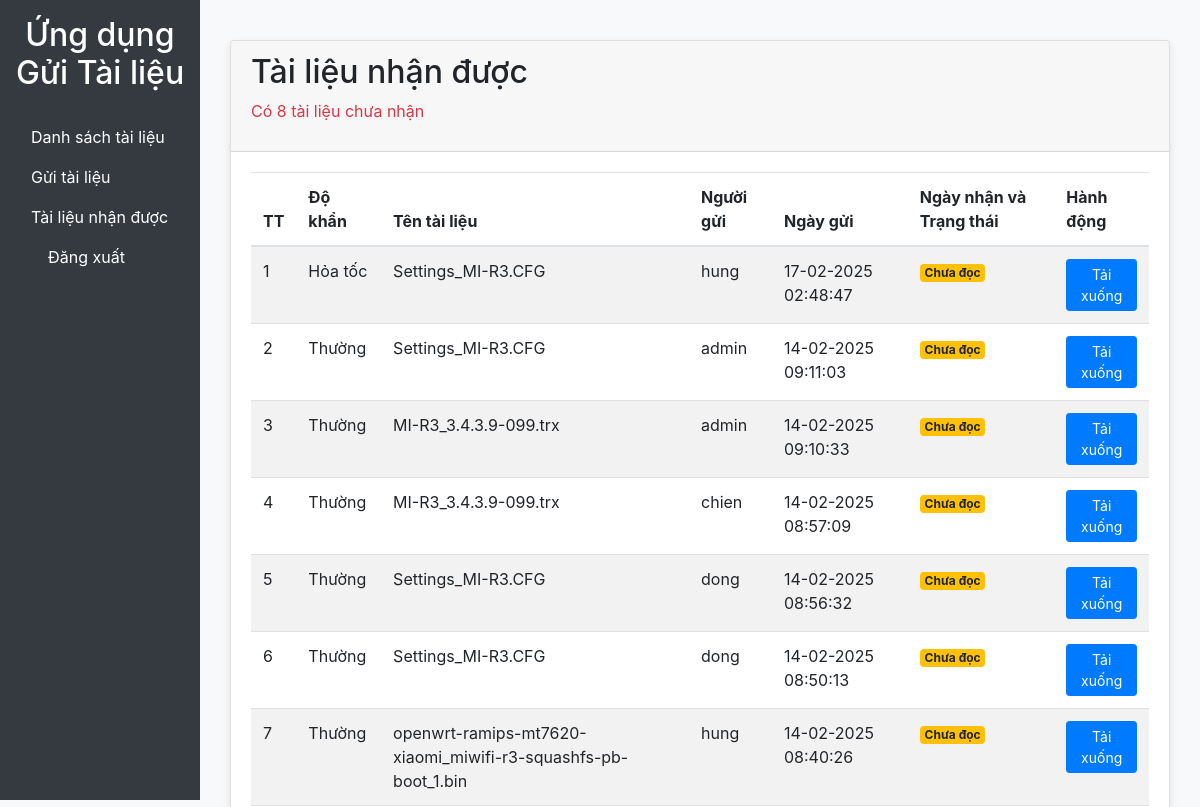
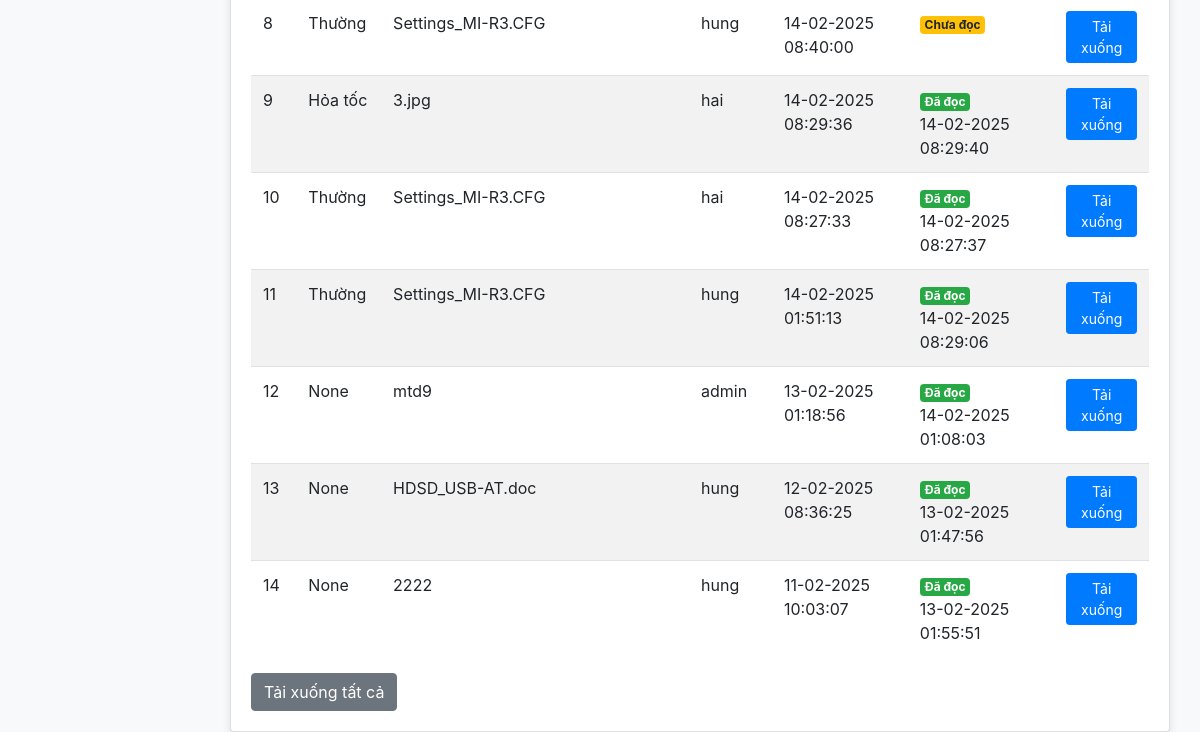
/received (signed in), run on an earlier commit of the app's database (2 pictures, top to bottom).
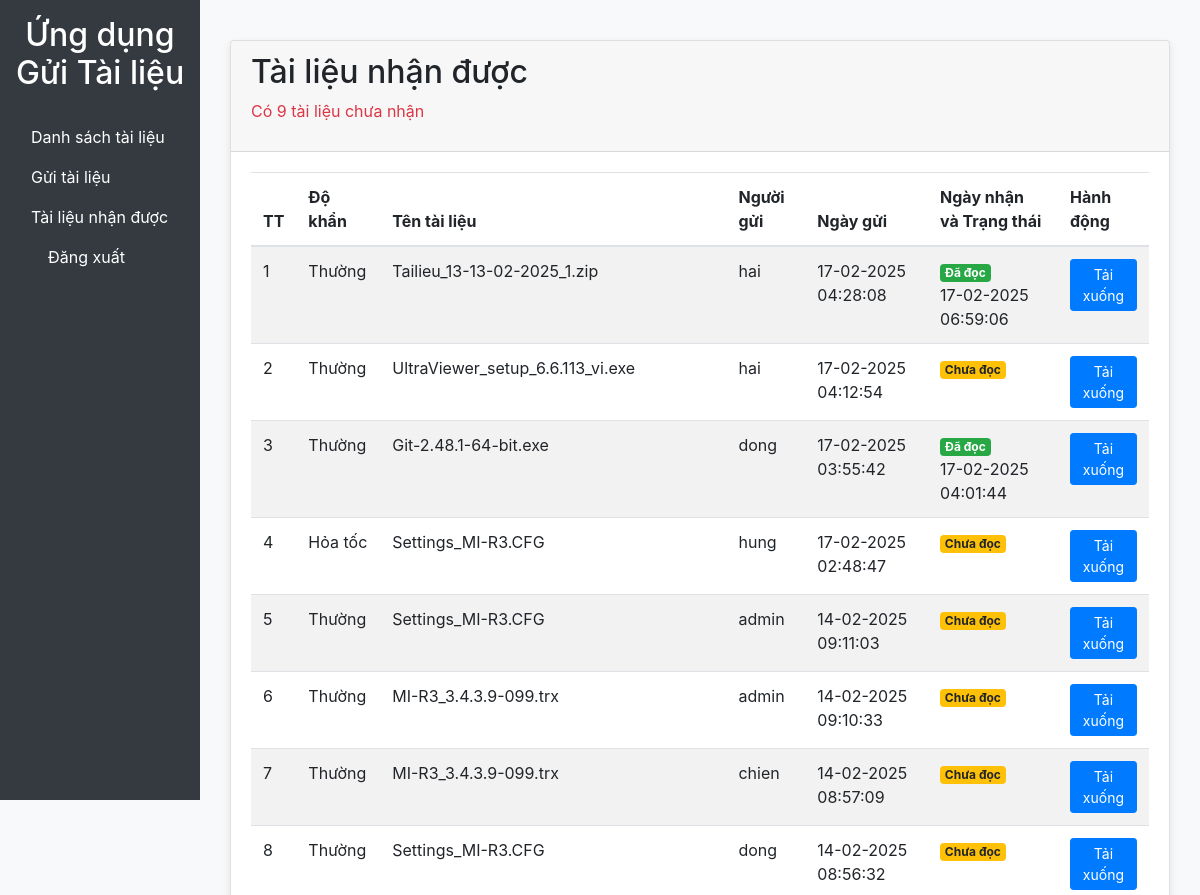
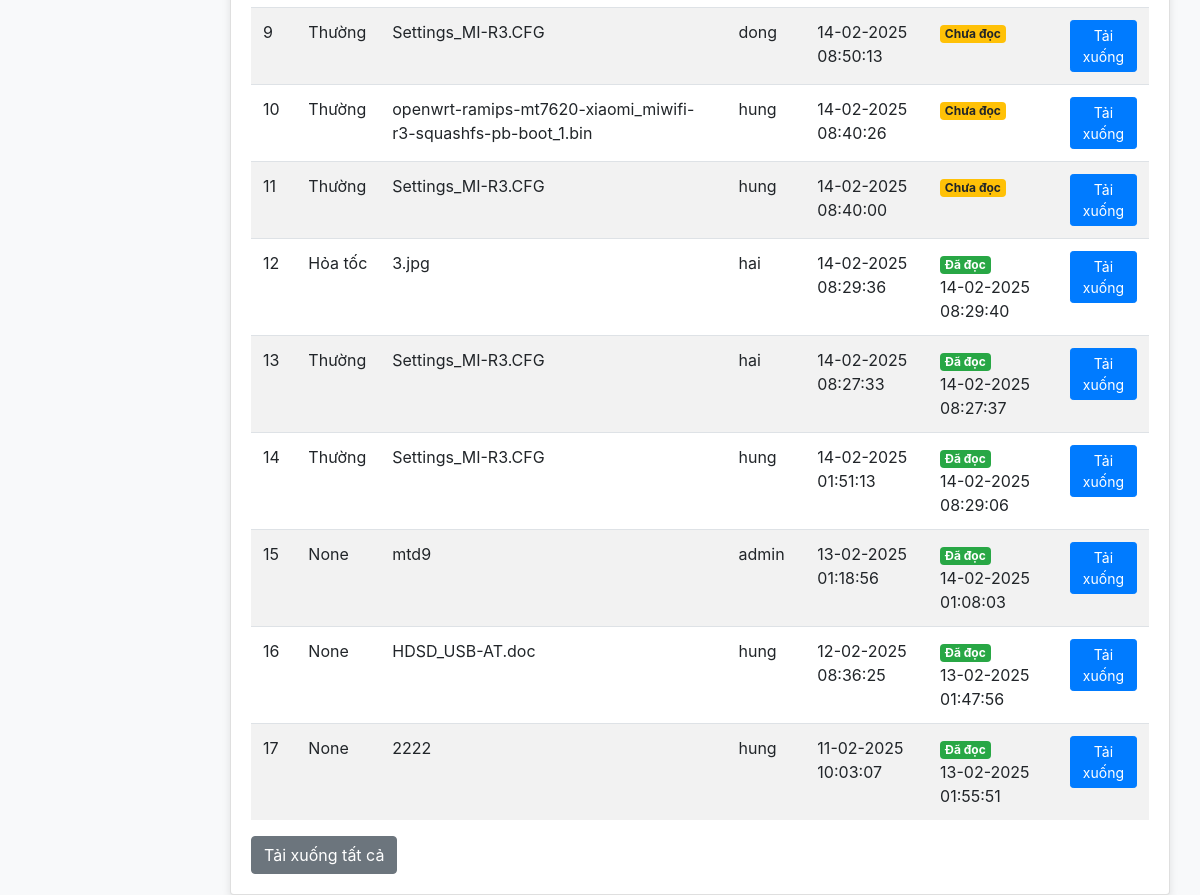
And on a later commit of the database (2 pictures, top to bottom).
### app/models.py (models this page shows, shortened)
class FileRecipient(db.Model):
    id = db.Column(db.Integer, primary_key=True)
    file_id = db.Column(db.Integer, db.ForeignKey('file.id'))
    recipient_id = db.Column(db.Integer, db.ForeignKey('user.id'))
    is_read = db.Column(db.Boolean, default=False)
    read_at = db.Column(db.DateTime, nullable=True)
    file = db.relationship('File', backref='recipients')
    recipient = db.relationship('User', backref='received_files')

class File(db.Model):
    id = db.Column(db.Integer, primary_key=True)
    name = db.Column(db.String(255))
    file_path = db.Column(db.String(255))
    uploaded_at = db.Column(db.DateTime, default=datetime.utcnow)
    urgency = db.Column(db.String(20))
    uploaded_by_id = db.Column(db.Integer, db.ForeignKey('user.id'))
    uploaded_by = db.relationship('User', backref='uploaded_files')

class User(UserMixin, db.Model):
    id = db.Column(db.Integer, primary_key=True)
    username = db.Column(db.String(64), index=True, unique=True)
    password_hash = db.Column(db.String(128))
    is_admin = db.Column(db.Boolean, default=False)
    groups = db.relationship('Group', secondary=user_groups, back_populates='users')

### app/routes.py (the view)
@bp.route('/received')
@login_required
def received_files():
    files = FileRecipient.query.filter_by(recipient_id=current_user.id).join(File).order_by(
        File.uploaded_at.desc()).all()
    unread_files_count = FileRecipient.query.filter_by(recipient_id=current_user.id, is_read=False).count()
    today_files = [file for file in files if file.file.uploaded_at.date() == date.today()]
    unread_files = [file for file in files if not file.is_read]
    return render_template('received_files.html', files=files, today_files=len(today_files),
                           unread_files=len(unread_files), unread_files_count=unread_files_count)

### app/models.py (called while the page is built)
@login.user_loader
def load_user(id):
    return User.query.get(int(id))

### app/templates/received_files.html
{% extends 'base.html' %}
{% block content %}
<div class="card mt-4">
    <div class="card-header">
        <h2>Tài liệu nhận được</h2>
        <p class="text-danger">Có {{ unread_files_count }} tài liệu chưa nhận</p>
    </div>
    <div class="card-body">
        <table class="table table-striped table-hover">
            <thead>
                <tr>
                    <th>TT</th>
                    <th>Độ khẩn</th>
                    <th>Tên tài liệu</th>
                    <th>Người gửi</th>
                    <th>Ngày gửi</th>
                    <th>Ngày nhận và Trạng thái</th>
                    <th>Hành động</th>
                </tr>
            </thead>
            <tbody>
                {% for recipient in files %}
                <tr>
                    <td>{{ loop.index }}</td>
                    <td>{{ recipient.file.urgency }}</td>
                    <td>{{ recipient.file.name }}</td>
                    <td>{{ recipient.file.uploaded_by.username }}</td>
                    <td>{{ recipient.file.uploaded_at.strftime('%d-%m-%Y %H:%M:%S') }}</td>
                    <td>
                        {% if recipient.is_read %}
                        <span class="badge badge-success">Đã đọc</span>
                        {% else %}
                        <span class="badge badge-warning">Chưa đọc</span>
                        {% endif %}
                        <br>
                        {{ recipient.read_at.strftime('%d-%m-%Y %H:%M:%S') if recipient.read_at else '' }}
                    </td>
                    <td>
                        <a href="{{ url_for('routes.download_file', file_id=recipient.file.id) }}" class="btn btn-primary btn-sm">Tải xuống</a>
                    </td>
                </tr>
                {% endfor %}
            </tbody>
        </table>
        <a href="{{ url_for('routes.download_all_files') }}" class="btn btn-secondary">Tải xuống tất cả</a>
    </div>
</div>
{% endblock %}

What changed in the data, as far as the page shows it:
added FileRecipient: file.urgency "Thường", file.name "Tailieu_13-13-02-2025_1.zip", file.uploaded_by.username "hai", file.uploaded_at "17-02-2025 04:28:08", is_read "Đã đọc", read_at "17-02-2025 06:59:06"
added FileRecipient: file.urgency "Thường", file.name "UltraViewer_setup_6.6.113_vi.exe", file.uploaded_by.username "hai", file.uploaded_at "17-02-2025 04:12:54", is_read "Chưa đọc"
added FileRecipient: file.urgency "Thường", file.name "Git-2.48.1-64-bit.exe", file.uploaded_by.username "dong", file.uploaded_at "17-02-2025 03:55:42", is_read "Đã đọc", read_at "17-02-2025 04:01:44"
Also different on the page:
{{ unread_files_count }}: "8" → "9"
